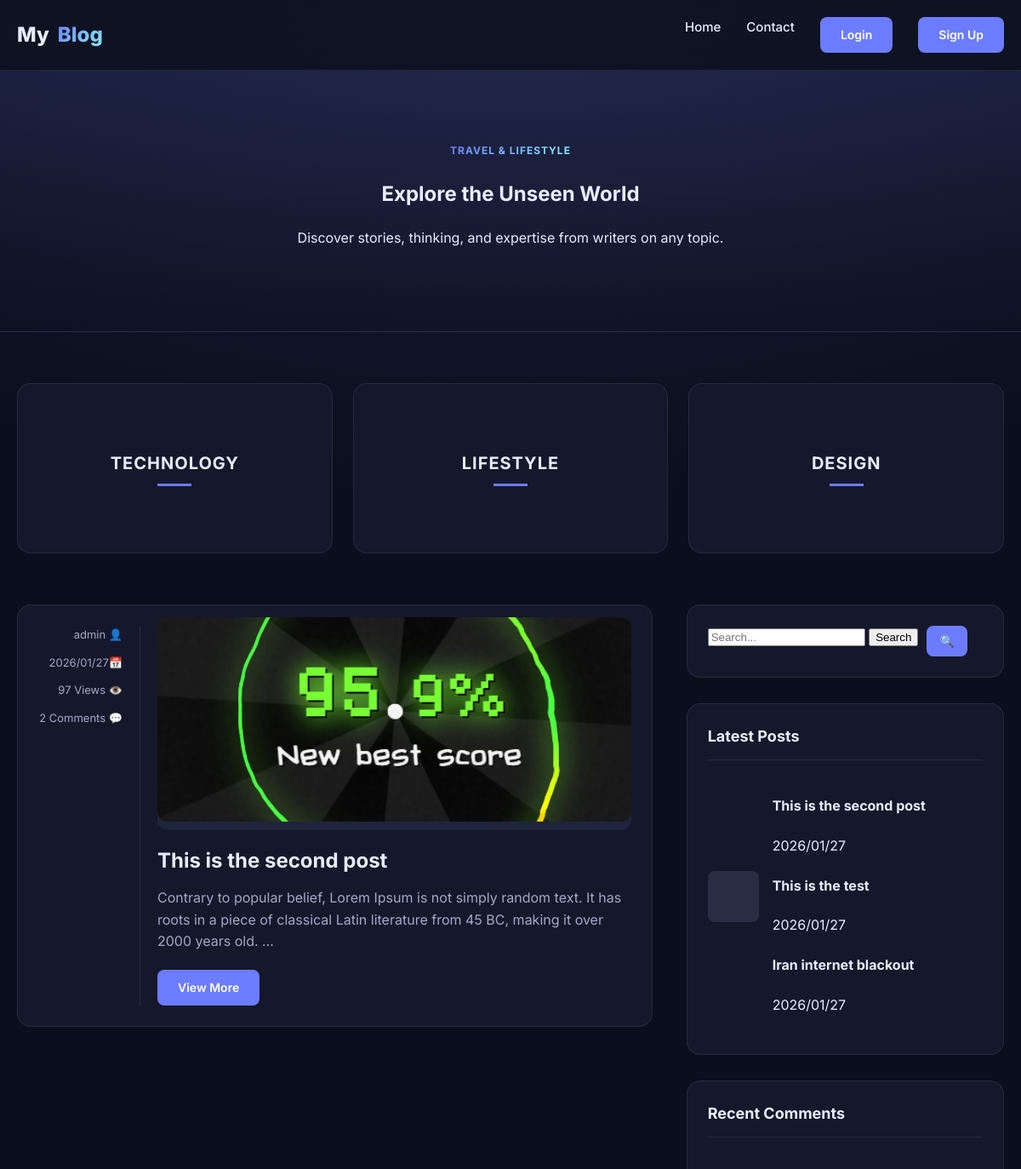
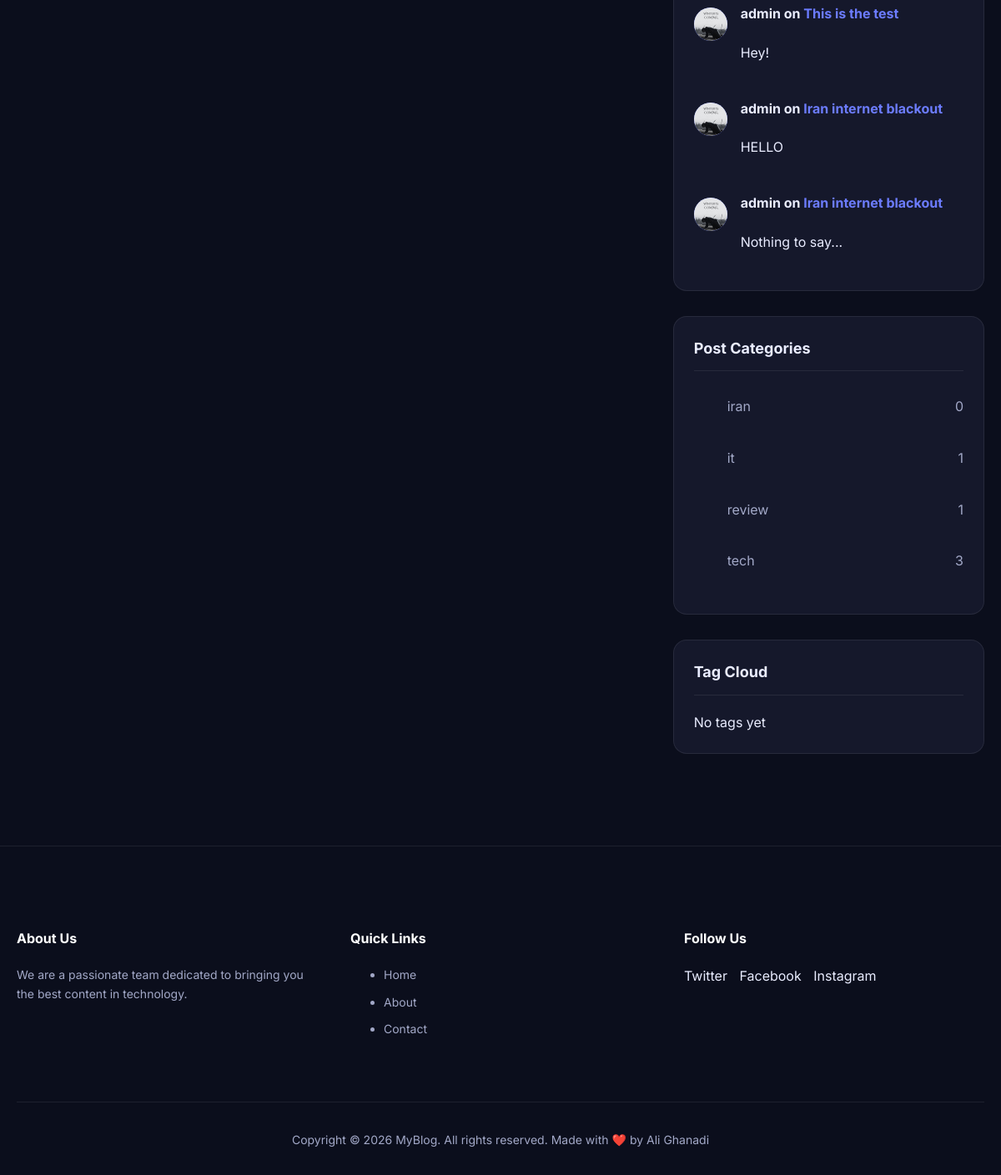
The page /category/it on the database its author committed (2 pictures, top to bottom).
### posts/models.py (models this page shows, shortened)
class Post(models.Model):
    img = models.ImageField(upload_to='blog_images/', blank=True, null=True)
    title = models.CharField(max_length=200)
    content = models.TextField()
    author = models.ForeignKey(
        settings.AUTH_USER_MODEL,
        on_delete=models.CASCADE,
        related_name="posts"
    )
    created_date = models.DateTimeField(auto_now_add=True)
    updated_date = models.DateTimeField(auto_now=True)
    status = models.BooleanField(default=True)
    def __str__(self):
        return f"{self.title}"
    category = models.ManyToManyField(
        Category,
        related_name="posts",
        blank=True
    )
    tag = models.ManyToManyField(
        Tag,
        related_name="posts",
        blank=True
    )
    counted_views = models.IntegerField(default=0)
    @property
    def active_comment_count(self):
        return self.comments.filter(is_active=1).count()

class Comment(models.Model):
    post = models.ForeignKey(
        Post,
        on_delete=models.CASCADE,
        related_name='comments'
    )
    user_comment = models.ForeignKey(
        settings.AUTH_USER_MODEL,
        on_delete=models.CASCADE,
        related_name="user_comment"
    )
    content = models.TextField()
    is_active = models.BooleanField(default=False)
    created_at = models.DateTimeField(auto_now_add=True)

class Category(models.Model):
    name = models.CharField(max_length=100, unique=True)
    slug = models.SlugField(unique=True)
    class Meta:
      verbose_name_plural = "Categories"

### accounts/models.py (models this page shows)
class CustomUser(AbstractUser):
    email = models.EmailField(unique=True)
    first_name = models.CharField(max_length=50)
    last_name = models.CharField(max_length=50)
    phone_number = models.CharField(max_length=20, blank=False, null=False)
    profile_picture = models.ImageField(upload_to='profiles/', blank=True, null=True)
    biography = models.TextField(default="No bio")
    def __str__(self):
        return self.username

### posts/views.py (the view)
# urls.py: path('category/<slug:category_slug>', post_by_category, name='cat'),
def post_by_category(request, category_slug):
    category = get_object_or_404(Category, slug=category_slug)
    posts = Post.objects.filter(category=category, status=1).order_by('-created_date')
    categories = Category.objects.annotate(
        post_count=Count('posts', distinct=True)
    )
    return render(request, 'blog/blog.html', {
        'posts': posts,
        'current_category': category,
        'categories': categories
    })

### posts/templatetags/blog_tags.py (called while the page is built)
@register.inclusion_tag('blog/partials/sidebar/latest_posts.html')
def show_latest_posts():
    posts = Post.objects.all().order_by('-id')[:3]
    return {'posts': posts}

@register.inclusion_tag('blog/partials/sidebar/recent_comments.html')
def show_recent_comments(count=3):
    comments = Comment.objects.filter(is_active=1).order_by('-created_at')[:3]
    return {'comments': comments}

### templates/blog/blog.html (shortened to what this page needs)
{% extends 'base.html' %}
{% load blog_tags %}
{% block content %}
  <section class="hero">
    <div class="container">
      <span class="badge">Travel & Lifestyle</span>
      <h1>Explore the Unseen World</h1>
      <p>Discover stories, thinking, and expertise from writers on any topic.</p>
    </div>
  </section>
  <section class="top-cats">
    <div class="container">
      <div class="cat-grid">
        <div class="cat-card">
          <div class="cat-overlay">
            <div class="cat-title">Technology</div>
            <div class="cat-line"></div>
          </div>
        </div>
        <div class="cat-card">
          <div class="cat-overlay">
            <div class="cat-title">Lifestyle</div>
            <div class="cat-line"></div>
          </div>
        </div>
        <div class="cat-card">
          <div class="cat-overlay">
            <div class="cat-title">Design</div>
            <div class="cat-line"></div>
          </div>
        </div>
      </div>
    </div>
  </section>
  <section class="main-area">
    <div class="container layout-grid">
      <div class="posts-list">
        {% for post in posts %}
        <article class="post-item">
          <div class="post-meta-side">
            <div>{{post.author}} <span>👤</span></div>
            <div>{{post.created_date|date:"Y/m/d"}}<span>📅</span></div>
            <div>{{post.counted_views}} Views <span>👁️</span></div>
            <div>{{post.active_comment_count}} Comments <span>💬</span></div>
          </div>
          <div class="post-content">
            {% if post.img %}
            <div style="background: #1f243d; height: 240px; border-radius: 12px; margin-bottom: 20px; display: flex; align-items: center; justify-content: center; color: var(--muted);">
              <img src="{{post.img.url}}" alt="{{ post.title }}">
            </div>
            {% else %}
            <div style="background: #1f243d; height: 240px; border-radius: 12px; margin-bottom: 20px; display: flex; align-items: center; justify-content: center; color: var(--muted);">
              no image
            </div>
            {% endif %}
            <h2 class="post-title"><a href="{% url 'blog:single' pid=post.id %}">{{post.title}}</a></h2>
            <p class="post-excerpt">
              {{ post.content|truncatewords:30 }}
            </p>
            <a href="{% url 'blog:single' pid=post.id %}" class="btn">View More</a>
          </div>
        </article>
        {% endfor %}
      </div>
      <aside class="sidebar-widgets">
        {% include 'blog/partials/sidebar/search.html' %}
        {% show_latest_posts %}
        {% show_recent_comments %}
        {% include 'blog/partials/sidebar/categories.html' %}
        {% include 'blog/partials/sidebar/tag_cloud.html' %}
      </aside>
    </div>
  </section>
{% endblock %}

### templates/blog/partials/sidebar/latest_posts.html
<div class="widget">
  <h3 class="widget-title">Latest Posts</h3>
  <div class="mini-post">
    <div class="mini-thumb"></div>
    <div class="mini-details">
      {% for post in posts %}
      <h4><a href="{% url 'blog:single' pid=post.id %}">{{post.title}}</a></h4>
      <span class="date">{{post.created_date|date:"Y/m/d"}}</span>
      {% endfor %}
    </div>
  </div>
</div>

### templates/blog/partials/sidebar/recent_comments.html
<div class="widget">
  <h3 class="widget-title">Recent Comments</h3>
  {% for comment in comments %}
  <div class="mini-post">
    <div style="width: 40px; height: 40px; border-radius: 50%; background: var(--accent); overflow: hidden; display: grid; place-items: center; flex-shrink: 0;">
        {% if comment.user_comment.profile_picture %}
          <img src="{{comment.user_comment.profile_picture.url}}" alt="{{ comment.user_comment.username }}" style="width: 100%; height: 100%; object-fit: cover;">
        {% else %}
          <div style="background: #1f243d; width: 100%; height: 100%; display: flex; align-items: center; justify-content: center; color: var(--muted); font-size: 10px;"></div>
        {% endif %}
    </div>
    <div class="mini-details">
      <h4>{{comment.user_comment}} on <a href="#" style="color: var(--accent);">{{comment.post}}</a></h4>
      <span class="date">{{comment.content}}</span>
    </div>
  </div>
  {% endfor %}
</div>

### templates/blog/partials/sidebar/categories.html
<div class="widget">
  <h3 class="widget-title">Post Categories</h3>
  {% for category in categories %}
  <ul class="cat-list">
    <li><a href="{% url 'blog:cat' category_slug=category.slug %}">{{category.name}}</a> <span>{{category.post_count}}</span></li>
  </ul>
{% endfor %}
</div>

### templates/base.html (style rules this page uses)
:root { --bg:#0f1220; --card:#15182b; --muted:#a2a8c7; --text:#e9ecff; --accent:#6c7cff; --accent-hover:#5a6ae6; --accent-2:#89f0ff; --border:rgba(255,255,255,.08); --gradient:linear-gradient(135deg,var(--accent),var(--accent-2)); }
* { box-sizing:border-box }
body { margin:0;font-family:Inter,system-ui,sans-serif;background:radial-gradient(1200px 600px at 50% 0%,#1a1e38,#0b0e1c),var(--bg);color:var(--text);line-height:1.6 }
a { text-decoration:none;color:inherit;transition:.2s }
.container { max-width:1200px;margin:0 auto;padding:0 20px }
.badge { background:var(--gradient);-webkit-background-clip:text;-webkit-text-fill-color:transparent;font-weight:700;text-transform:uppercase;font-size:12px;letter-spacing:1px }
.btn { display:inline-block;padding:10px 24px;background:var(--accent);color:white;border-radius:8px;font-weight:600;font-size:14px;transition:.2s;border:none;cursor:pointer }

### templates/blog/blog.html (style rules this page uses)
.hero { padding:80px 0;text-align:center;background:linear-gradient(180deg,rgba(108,124,255,.1),transparent);border-bottom:1px solid var(--border) }
.top-cats { padding:60px 0 }
.cat-grid { display:grid;grid-template-columns:repeat(auto-fit,minmax(300px,1fr));gap:24px }
.cat-card { position:relative;height:200px;border-radius:16px;overflow:hidden;border:1px solid var(--border);background:var(--card);transition:transform .3s }
.cat-overlay { position:absolute;inset:0;display:flex;flex-direction:column;justify-content:center;align-items:center }
.cat-title { font-size:20px;font-weight:700;text-transform:uppercase;letter-spacing:1px;margin-bottom:8px }
.cat-line { width:40px;height:3px;background:var(--accent) }
.main-area { padding-bottom:80px }
.layout-grid { display:grid;grid-template-columns:1fr;gap:40px }
@media (min-width:992px) { .layout-grid { grid-template-columns:2fr 1fr } }
.post-item { display:grid;grid-template-columns:1fr;gap:20px;margin-bottom:40px;padding:24px;background:var(--card);border-radius:16px;border:1px solid var(--border) }
@media (min-width:768px) { .post-item { grid-template-columns:120px 1fr } }
.post-meta-side { display:flex;flex-direction:column;gap:12px;font-size:13px;color:var(--muted);text-align:right;border-right:1px solid var(--border);padding-right:20px }
.post-content img { width:100%;height:240px;object-fit:cover;border-radius:12px;margin-bottom:20px }
.post-title { font-size:24px;font-weight:700;margin:0 0 12px;line-height:1.3 }
.post-excerpt { color:var(--muted);margin-bottom:20px }
.widget { background:var(--card);padding:24px;border-radius:16px;border:1px solid var(--border);margin-bottom:30px }
.widget-title { font-size:18px;font-weight:700;margin:0 0 20px;border-bottom:1px solid var(--border);padding-bottom:12px }
.mini-post { display:flex;gap:16px;margin-bottom:20px;align-items:center }
.mini-thumb { width:60px;height:60px;border-radius:8px;background:#2a2e45 }
.cat-list li { padding:10px 0;border-bottom:1px solid var(--border);display:flex;justify-content:space-between;color:var(--muted) }
.cat-list li:last-child { border-bottom:none }

### rows shown on the page
Post: author "admin", created_date "2026/01/27", counted_views "97", active_comment_count "2", img (picture), title "This is the second post", content "Contrary to popular belief, Lorem Ipsum is not simply random text. It has roots in a piece of classical Latin literature from 45 BC, making it over 2000 years old. …"
Post: title "This is the test", created_date "2026/01/27"
Post: title "Iran internet blackout", created_date "2026/01/27"
Comment: user_comment.profile_picture (picture), user_comment "admin", post "This is the test", content "Hey!"
Comment: user_comment.profile_picture (picture), user_comment "admin", post "Iran internet blackout", content "HELLO"
Comment: user_comment.profile_picture (picture), user_comment "admin", post "Iran internet blackout", content "Nothing to say..."
Category: name "iran", post_count "0"
Category: name "it", post_count "1"
Category: name "review", post_count "1"
Category: name "tech", post_count "3"
